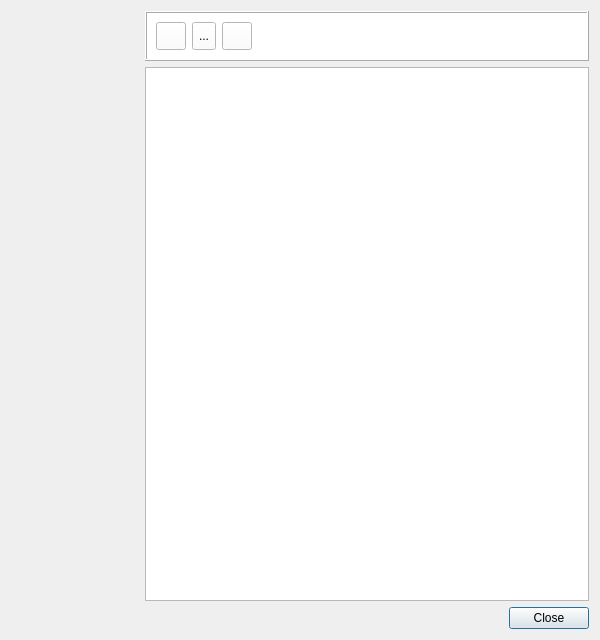
<?xml version="1.0" encoding="UTF-8"?>
<ui version="4.0">
 <class>ShowInfoDialog</class>
 <widget class="QDialog" name="ShowInfoDialog">
  <property name="windowModality">
   <enum>Qt::WindowModal</enum>
  </property>
  <property name="geometry">
   <rect>
    <x>0</x>
    <y>0</y>
    <width>600</width>
    <height>640</height>
   </rect>
  </property>
  <property name="sizePolicy">
   <sizepolicy hsizetype="Fixed" vsizetype="Fixed">
    <horstretch>0</horstretch>
    <verstretch>0</verstretch>
   </sizepolicy>
  </property>
  <property name="minimumSize">
   <size>
    <width>600</width>
    <height>640</height>
   </size>
  </property>
  <property name="maximumSize">
   <size>
    <width>600</width>
    <height>16777215</height>
   </size>
  </property>
  <property name="font">
   <font>
    <pointsize>9</pointsize>
   </font>
  </property>
  <property name="windowTitle">
   <string>Document Information</string>
  </property>
  <property name="windowIcon">
   <iconset resource="../../../libs/vmisc/share/resources/icon.qrc">
    <normaloff>:/icon/logos/seamly_logo_32.png</normaloff>:/icon/logos/seamly_logo_32.png</iconset>
  </property>
  <property name="sizeGripEnabled">
   <bool>false</bool>
  </property>
  <property name="modal">
   <bool>true</bool>
  </property>
  <layout class="QVBoxLayout" name="verticalLayout_4">
   <item>
    <layout class="QHBoxLayout" name="horizontalLayout">
     <item>
      <layout class="QVBoxLayout" name="verticalLayout_2">
       <item>
        <widget class="QToolButton" name="Icon">
         <property name="sizePolicy">
          <sizepolicy hsizetype="Fixed" vsizetype="Expanding">
           <horstretch>0</horstretch>
           <verstretch>0</verstretch>
          </sizepolicy>
         </property>
         <property name="minimumSize">
          <size>
           <width>128</width>
           <height>94</height>
          </size>
         </property>
         <property name="maximumSize">
          <size>
           <width>128</width>
           <height>128</height>
          </size>
         </property>
         <property name="styleSheet">
          <string notr="true">border: none;background-color:transparent;</string>
         </property>
         <property name="icon">
          <iconset resource="../../../libs/vmisc/share/resources/icon.qrc">
           <normaloff>:/icon/show_info_icon.png</normaloff>:/icon/show_info_icon.png</iconset>
         </property>
         <property name="iconSize">
          <size>
           <width>128</width>
           <height>94</height>
          </size>
         </property>
        </widget>
       </item>
       <item>
        <spacer name="verticalSpacer">
         <property name="orientation">
          <enum>Qt::Vertical</enum>
         </property>
         <property name="sizeHint" stdset="0">
          <size>
           <width>20</width>
           <height>40</height>
          </size>
         </property>
        </spacer>
       </item>
       <item>
        <widget class="QToolButton" name="toolButton">
         <property name="sizePolicy">
          <sizepolicy hsizetype="Fixed" vsizetype="Expanding">
           <horstretch>0</horstretch>
           <verstretch>0</verstretch>
          </sizepolicy>
         </property>
         <property name="minimumSize">
          <size>
           <width>128</width>
           <height>31</height>
          </size>
         </property>
         <property name="maximumSize">
          <size>
           <width>128</width>
           <height>31</height>
          </size>
         </property>
         <property name="styleSheet">
          <string notr="true">border: none;background-color:transparent;</string>
         </property>
         <property name="icon">
          <iconset resource="../../../libs/vmisc/share/resources/icon.qrc">
           <normaloff>:/icon/BuiltWithQt.png</normaloff>:/icon/BuiltWithQt.png</iconset>
         </property>
         <property name="iconSize">
          <size>
           <width>128</width>
           <height>31</height>
          </size>
         </property>
        </widget>
       </item>
      </layout>
     </item>
     <item>
      <layout class="QVBoxLayout" name="verticalLayout">
       <item>
        <widget class="QFrame" name="frame">
         <property name="minimumSize">
          <size>
           <width>0</width>
           <height>50</height>
          </size>
         </property>
         <property name="maximumSize">
          <size>
           <width>16777215</width>
           <height>50</height>
          </size>
         </property>
         <property name="styleSheet">
          <string notr="true">background-color: rgb(255, 255, 255);</string>
         </property>
         <property name="frameShape">
          <enum>QFrame::Box</enum>
         </property>
         <property name="frameShadow">
          <enum>QFrame::Raised</enum>
         </property>
         <layout class="QVBoxLayout" name="verticalLayout_3">
          <item>
           <layout class="QHBoxLayout" name="horizontalLayout_2">
            <item>
             <widget class="QToolButton" name="clipboard_ToolButton">
              <property name="maximumSize">
               <size>
                <width>30</width>
                <height>30</height>
               </size>
              </property>
              <property name="toolTip">
               <string>Copy info to clipboard</string>
              </property>
              <property name="autoFillBackground">
               <bool>false</bool>
              </property>
              <property name="text">
               <string/>
              </property>
              <property name="icon">
               <iconset resource="../../../libs/vmisc/share/resources/icon.qrc">
                <normaloff>:/icon/32x32/clipboard_icon.png</normaloff>:/icon/32x32/clipboard_icon.png</iconset>
              </property>
              <property name="iconSize">
               <size>
                <width>30</width>
                <height>30</height>
               </size>
              </property>
             </widget>
            </item>
            <item>
             <widget class="QToolButton" name="pdf_ToolButton">
              <property name="maximumSize">
               <size>
                <width>30</width>
                <height>30</height>
               </size>
              </property>
              <property name="toolTip">
               <string>Export info as PDF</string>
              </property>
              <property name="text">
               <string notr="true">...</string>
              </property>
              <property name="icon">
               <iconset resource="../../../libs/vmisc/share/resources/icon.qrc">
                <normaloff>:/icon/32x32/pdf_icon.png</normaloff>:/icon/32x32/pdf_icon.png</iconset>
              </property>
              <property name="iconSize">
               <size>
                <width>30</width>
                <height>30</height>
               </size>
              </property>
             </widget>
            </item>
            <item>
             <widget class="QToolButton" name="printer_ToolButton">
              <property name="maximumSize">
               <size>
                <width>30</width>
                <height>30</height>
               </size>
              </property>
              <property name="toolTip">
               <string>Send info to the Printer</string>
              </property>
              <property name="text">
               <string/>
              </property>
              <property name="icon">
               <iconset resource="../../../libs/vmisc/share/resources/icon.qrc">
                <normaloff>:/icon/32x32/printer_icon.png</normaloff>:/icon/32x32/printer_icon.png</iconset>
              </property>
              <property name="iconSize">
               <size>
                <width>30</width>
                <height>30</height>
               </size>
              </property>
             </widget>
            </item>
            <item>
             <spacer name="horizontalSpacer">
              <property name="orientation">
               <enum>Qt::Horizontal</enum>
              </property>
              <property name="sizeHint" stdset="0">
               <size>
                <width>40</width>
                <height>20</height>
               </size>
              </property>
             </spacer>
            </item>
           </layout>
          </item>
         </layout>
        </widget>
       </item>
       <item>
        <widget class="QTextBrowser" name="info_TextBrowser">
         <property name="minimumSize">
          <size>
           <width>440</width>
           <height>50</height>
          </size>
         </property>
        </widget>
       </item>
      </layout>
     </item>
    </layout>
   </item>
   <item>
    <widget class="QDialogButtonBox" name="buttonBox">
     <property name="font">
      <font>
       <pointsize>9</pointsize>
      </font>
     </property>
     <property name="orientation">
      <enum>Qt::Horizontal</enum>
     </property>
     <property name="standardButtons">
      <set>QDialogButtonBox::Close</set>
     </property>
    </widget>
   </item>
  </layout>
 </widget>
 <resources>
  <include location="../../../libs/vmisc/share/resources/icon.qrc"/>
 </resources>
 <connections>
  <connection>
   <sender>buttonBox</sender>
   <signal>clicked(QAbstractButton*)</signal>
   <receiver>ShowInfoDialog</receiver>
   <slot>accept()</slot>
   <hints>
    <hint type="sourcelabel">
     <x>227</x>
     <y>349</y>
    </hint>
    <hint type="destinationlabel">
     <x>157</x>
     <y>274</y>
    </hint>
   </hints>
  </connection>
 </connections>
</ui>
